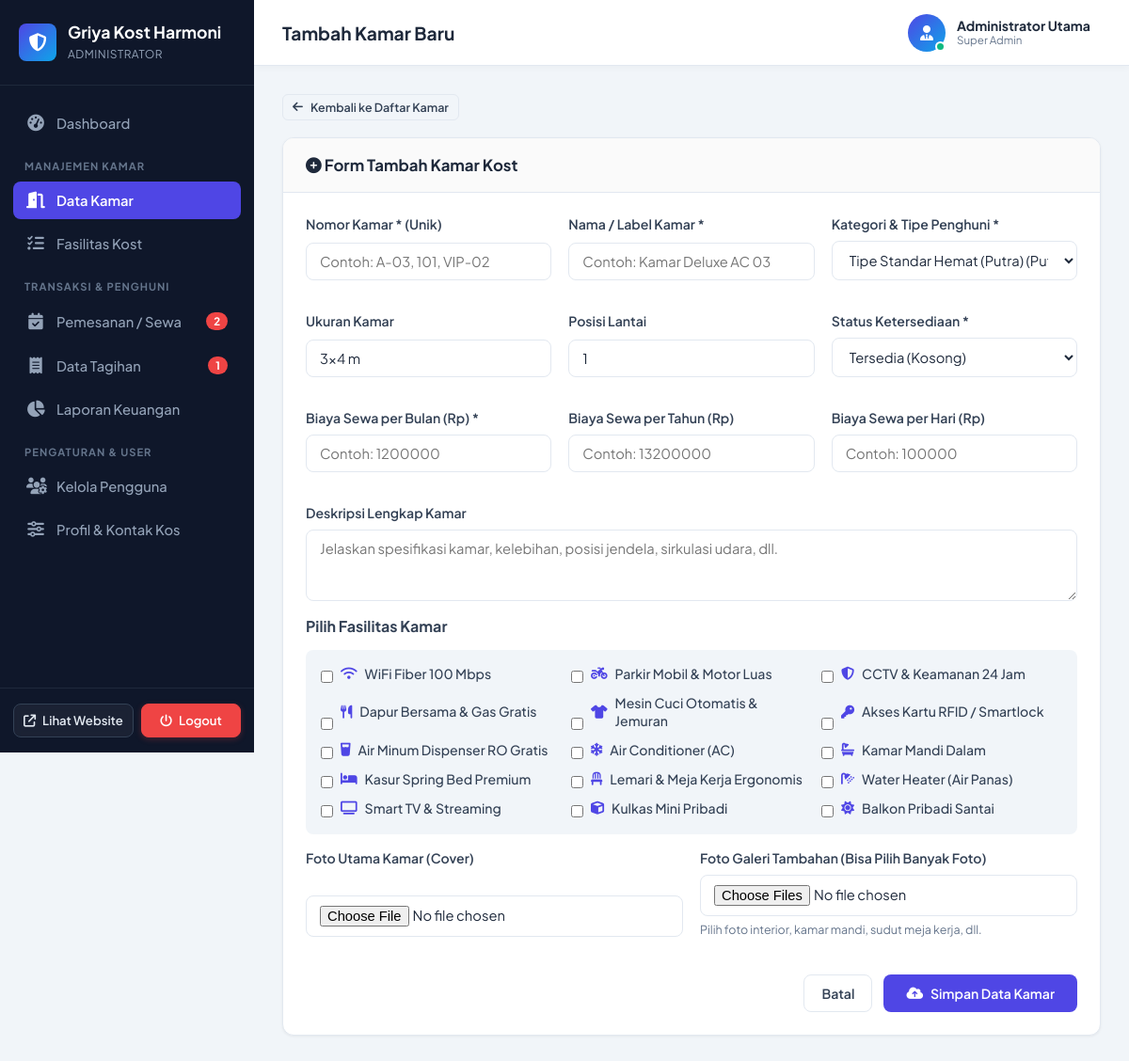
/admin/kamar_tambah.php (signed in), run on the app's committed database.
### tables this page shows
CREATE TABLE `tbl_pengaturan` (
  `id` int(11) NOT NULL AUTO_INCREMENT,
  `nama_kost` varchar(100) NOT NULL DEFAULT 'Griya Kost Harmoni',
  `slogan` varchar(255) DEFAULT 'Hunian Modern, Bersih, Nyaman, Aman, dan Strategis',
  `logo` varchar(255) DEFAULT 'logo.png',
  `banner` varchar(255) DEFAULT 'banner.jpg',
  `deskripsi` text DEFAULT NULL,
  `alamat` text DEFAULT NULL,
  `kota` varchar(100) DEFAULT 'Jakarta Selatan',
  `no_telepon` varchar(20) DEFAULT '021-88997766',
  `no_wa` varchar(20) DEFAULT '081234567890',
  `email` varchar(100) DEFAULT 'kontak@griyakostharmoni.com',
  `nama_bank` varchar(50) DEFAULT 'Bank BCA',
  `no_rekening` varchar(50) DEFAULT '8830129841',
  `atas_nama` varchar(100) DEFAULT 'Griya Kost Harmoni',
  `qris_image` varchar(255) DEFAULT NULL,
  `updated_at` timestamp NOT NULL DEFAULT CURRENT_TIMESTAMP ON UPDATE CURRENT_TIMESTAMP,
  PRIMARY KEY (`id`)
);

CREATE TABLE `tbl_users` (
  `id_user` int(11) NOT NULL AUTO_INCREMENT,
  `username` varchar(50) NOT NULL UNIQUE,
  `password` varchar(255) NOT NULL,
  `nama_lengkap` varchar(100) NOT NULL,
  `email` varchar(100) NOT NULL UNIQUE,
  `no_hp` varchar(20) NOT NULL,
  `role` enum('admin','petugas','pengunjung') NOT NULL DEFAULT 'pengunjung',
  `foto` varchar(255) DEFAULT 'default_user.png',
  `alamat_asal` text DEFAULT NULL,
  `pekerjaan` varchar(100) DEFAULT 'Mahasiswa / Karyawan',
  `no_ktp` varchar(30) DEFAULT NULL,
  `status_aktif` enum('aktif','nonaktif') NOT NULL DEFAULT 'aktif',
  `created_at` timestamp NOT NULL DEFAULT CURRENT_TIMESTAMP,
  PRIMARY KEY (`id_user`)
);

CREATE TABLE `tbl_fasilitas` (
  `id_fasilitas` int(11) NOT NULL AUTO_INCREMENT,
  `nama_fasilitas` varchar(50) NOT NULL,
  `ikon` varchar(50) DEFAULT 'fa-check',
  `tipe` enum('kamar','bersama') NOT NULL DEFAULT 'kamar',
  `keterangan` varchar(255) DEFAULT NULL,
  PRIMARY KEY (`id_fasilitas`)
);

### config/helper.php (called while the page is built, shortened)
<?php
function get_profil_kost($conn) {
    $q = mysqli_query($conn, "SELECT * FROM tbl_pengaturan WHERE id = 1 LIMIT 1");
    if ($q && mysqli_num_rows($q) > 0) {
        return mysqli_fetch_assoc($q);
    }
    return [
        'nama_kost' => 'Griya Kost Harmoni',
        'slogan' => 'Hunian Nyaman & Strategis',
        'logo' => 'logo_default.png',
        'banner' => 'banner_default.jpg',
        'deskripsi' => 'Kost eksklusif fasilitas lengkap',
        'alamat' => 'Jl. Flamboyan No. 45',
        'kota' => 'Jakarta Selatan',
        'no_telepon' => '021-88997766',
        'no_wa' => '081234567890',
        'email' => 'kontak@griyakost.com',
        'nama_bank' => 'Bank BCA',
        'no_rekening' => '8830129841',
        'atas_nama' => 'Griya Kost Harmoni',
        'qris_image' => null
    ];
}
function get_current_user_data($conn) {
    $id = (int)$_SESSION['user_id'];
    $q = mysqli_query($conn, "SELECT * FROM tbl_users WHERE id_user = $id LIMIT 1");
    return ($q && mysqli_num_rows($q) > 0) ? mysqli_fetch_assoc($q) : null;
}
?>

### admin/kamar_tambah.php (the view, shortened to what this page needs)
<?php
require_once __DIR__ . '/../koneksi.php';
require_once __DIR__ . '/../config/helper.php';
$kategori_list = mysqli_query($conn, "SELECT * FROM tbl_kategori_kamar ORDER BY id_kategori ASC");
$fasilitas_list = mysqli_query($conn, "SELECT * FROM tbl_fasilitas ORDER BY tipe DESC, id_fasilitas ASC");
$page_title = "Tambah Kamar Baru";
require_once __DIR__ . '/header.php';
?>
<div style="margin-bottom: 18px;">
    <a href="kamar.php" class="btn btn-outline btn-sm"><i class="fa-solid fa-arrow-left"></i> Kembali ke Daftar Kamar</a>
</div>
<div class="card">
    <div class="card-header">
        <h3 class="card-title"><i class="fa-solid fa-plus-circle"></i> Form Tambah Kamar Kost</h3>
    </div>
    <div class="card-body">
        <form action="kamar_tambah.php" method="POST" enctype="multipart/form-data">
            <div class="form-row">
                <div class="form-group">
                    <label>Nomor Kamar * (Unik)</label>
                    <input type="text" name="nomor_kamar" class="form-control" required placeholder="Contoh: A-03, 101, VIP-02" value="<?= isset($_POST['nomor_kamar']) ? htmlspecialchars($_POST['nomor_kamar']) : '' ?>">
                </div>
                <div class="form-group">
                    <label>Nama / Label Kamar *</label>
                    <input type="text" name="nama_kamar" class="form-control" required placeholder="Contoh: Kamar Deluxe AC 03" value="<?= isset($_POST['nama_kamar']) ? htmlspecialchars($_POST['nama_kamar']) : '' ?>">
                </div>
                <div class="form-group">
                    <label>Kategori & Tipe Penghuni *</label>
                    <select name="id_kategori" class="form-control" required>
                        <?php while ($kat = mysqli_fetch_assoc($kategori_list)): ?>
                            <option value="<?= $kat['id_kategori'] ?>">
                                <?= htmlspecialchars($kat['nama_kategori']) ?> (<?= htmlspecialchars($kat['jenis_penghuni']) ?>)
                            </option>
                        <?php endwhile; ?>
                    </select>
                </div>
            </div>
            <div class="form-row">
                <div class="form-group">
                    <label>Ukuran Kamar</label>
                    <input type="text" name="ukuran" class="form-control" placeholder="Contoh: 3x4 meter" value="3x4 m">
                </div>
                <div class="form-group">
                    <label>Posisi Lantai</label>
                    <input type="number" name="lantai" class="form-control" min="1" value="1">
                </div>
                <div class="form-group">
                    <label>Status Ketersediaan *</label>
                    <select name="status" class="form-control" required>
                        <option value="tersedia">Tersedia (Kosong)</option>
                    </select>
                </div>
            </div>
            <div class="form-row">
                <div class="form-group">
                    <label>Biaya Sewa per Bulan (Rp) *</label>
                    <input type="number" name="harga_per_bulan" class="form-control" required placeholder="Contoh: 1200000" min="0" step="10000">
                </div>
                <div class="form-group">
                    <label>Biaya Sewa per Tahun (Rp)</label>
                    <input type="number" name="harga_per_tahun" class="form-control" placeholder="Contoh: 13200000" min="0" step="50000">
                </div>
                <div class="form-group">
                    <label>Biaya Sewa per Hari (Rp)</label>
                    <input type="number" name="harga_per_hari" class="form-control" placeholder="Contoh: 100000" min="0" step="5000">
                </div>
            </div>
            <div class="form-group">
                <label>Deskripsi Lengkap Kamar</label>
                <textarea name="deskripsi" class="form-control" rows="3" placeholder="Jelaskan spesifikasi kamar, kelebihan, posisi jendela, sirkulasi udara, dll."></textarea>
            </div>
            <div class="form-group" style="margin-top: 10px;">
                <label style="font-size: 1rem; font-weight: 700; margin-bottom: 8px;">Pilih Fasilitas Kamar</label>
                <div style="display: grid; grid-template-columns: repeat(auto-fill, minmax(220px, 1fr)); gap: 10px; background: var(--adm-bg); padding: 16px; border-radius: var(--radius-sm);">
                    <?php if ($fasilitas_list): ?>
                        <?php while ($f = mysqli_fetch_assoc($fasilitas_list)): ?>
                            <label style="display: flex; align-items: center; gap: 8px; font-weight: 500; font-size: 0.88rem; cursor: pointer;">
                                <input type="checkbox" name="fasilitas[]" value="<?= $f['id_fasilitas'] ?>">
                                <i class="fa-solid <?= htmlspecialchars($f['ikon'] ?? 'fa-check') ?>" style="color: var(--adm-primary);"></i>
                                <?= htmlspecialchars($f['nama_fasilitas']) ?>
                            </label>
                        <?php endwhile; ?>
                    <?php endif; ?>
                </div>
            </div>
            <div class="form-row" style="margin-top: 16px;">
                <div class="form-group">
                    <label>Foto Utama Kamar (Cover)</label>
                    <input type="file" name="foto_utama" class="form-control admin-img-input" data-preview-target="previewCover" accept="image/*">
                </div>
                <div class="form-group">
                    <label>Foto Galeri Tambahan (Bisa Pilih Banyak Foto)</label>
                    <input type="file" name="foto_galeri[]" class="form-control" multiple accept="image/*">
                    <small class="form-text">Pilih foto interior, kamar mandi, sudut meja kerja, dll.</small>
                </div>
            </div>
            <div style="margin-top: 24px; display: flex; justify-content: flex-end; gap: 12px;">
                <a href="kamar.php" class="btn btn-outline">Batal</a>
                <button type="submit" name="btn_simpan_kamar" class="btn btn-primary" style="padding: 11px 24px;">
                    <i class="fa-solid fa-cloud-arrow-up"></i> Simpan Data Kamar
                </button>
            </div>
        </form>
    </div>
</div>
<?php require_once __DIR__ . '/footer.php'; ?>

### admin/header.php (shortened to what this page needs)
<?php
require_once __DIR__ . '/../koneksi.php';
require_once __DIR__ . '/../config/helper.php';
$profil = get_profil_kost($conn);
$curr_user = get_current_user_data($conn);
$q_b_count = mysqli_query($conn, "SELECT COUNT(*) as tot FROM tbl_booking WHERE status_booking = 'pending'");
$pending_booking = mysqli_fetch_assoc($q_b_count)['tot'] ?? 0;
$q_t_count = mysqli_query($conn, "SELECT COUNT(*) as tot FROM tbl_tagihan_pembayaran WHERE status_pembayaran = 'menunggu_verifikasi'");
$pending_bayar = mysqli_fetch_assoc($q_t_count)['tot'] ?? 0;
$current_page = basename($_SERVER['PHP_SELF']);
?>
<!DOCTYPE html>
<html lang="id">
<head>
    <link rel="stylesheet" href="../assets/css/admin.css?v=<?= time() ?>">
    <link rel="stylesheet" href="https://cdnjs.cloudflare.com/ajax/libs/font-awesome/6.4.0/css/all.min.css">
</head>
<body>
<div class="admin-layout">
    <aside class="sidebar">
        <div class="sidebar-header">
            <div class="sidebar-logo-icon"><i class="fa-solid fa-shield-halved"></i></div>
            <div>
                <h2 class="sidebar-title"><?= htmlspecialchars($profil['nama_kost']) ?></h2>
                <span class="sidebar-subtitle">Administrator</span>
            </div>
        </div>
        <ul class="sidebar-menu">
            <li class="sidebar-item <?= $current_page == 'index.php' ? 'active' : '' ?>">
                <a href="index.php"><i class="fa-solid fa-gauge-high"></i> Dashboard</a>
            </li>
            <li class="menu-category">Manajemen Kamar</li>
            <li class="sidebar-item <?= in_array($current_page, ['kamar.php', 'kamar_tambah.php', 'kamar_edit.php']) ? 'active' : '' ?>">
                <a href="kamar.php"><i class="fa-solid fa-door-open"></i> Data Kamar</a>
            </li>
            <li class="sidebar-item <?= $current_page == 'fasilitas.php' ? 'active' : '' ?>">
                <a href="fasilitas.php"><i class="fa-solid fa-list-check"></i> Fasilitas Kost</a>
            </li>
            <li class="menu-category">Transaksi & Penghuni</li>
            <li class="sidebar-item <?= $current_page == 'booking.php' ? 'active' : '' ?>">
                <a href="booking.php">
                    <i class="fa-solid fa-calendar-check"></i> Pemesanan / Sewa
                    <?php if ($pending_booking > 0): ?>
                        <span class="sidebar-badge"><?= $pending_booking ?></span>
                    <?php endif; ?>
                </a>
            </li>
            <li class="sidebar-item <?= $current_page == 'tagihan.php' ? 'active' : '' ?>">
                <a href="tagihan.php">
                    <i class="fa-solid fa-receipt"></i> Data Tagihan
                    <?php if ($pending_bayar > 0): ?>
                        <span class="sidebar-badge"><?= $pending_bayar ?></span>
                    <?php endif; ?>
                </a>
            </li>
            <li class="sidebar-item <?= $current_page == 'laporan.php' ? 'active' : '' ?>">
                <a href="laporan.php"><i class="fa-solid fa-chart-pie"></i> Laporan Keuangan</a>
            </li>
            <li class="menu-category">Pengaturan & User</li>
            <li class="sidebar-item <?= $current_page == 'users.php' ? 'active' : '' ?>">
                <a href="users.php"><i class="fa-solid fa-users-gear"></i> Kelola Pengguna</a>
            </li>
            <li class="sidebar-item <?= $current_page == 'profil_kost.php' ? 'active' : '' ?>">
                <a href="profil_kost.php"><i class="fa-solid fa-sliders"></i> Profil & Kontak Kos</a>
            </li>
        </ul>
        <div class="sidebar-footer" style="padding: 16px 14px; border-top: 1px solid #1e293b; display: flex; align-items: center; gap: 8px;">
            <a href="../index.php" target="_blank" class="btn btn-sidebar-web" style="flex: 1; display: inline-flex; align-items: center; justify-content: center; gap: 7px; padding: 9px 10px; font-size: 0.82rem; font-weight: 600; text-decoration: none; border-radius: 8px; background: rgba(255, 255, 255, 0.05); color: #e2e8f0; border: 1px solid #334155;" title="Buka Halaman Depan Website">
                <i class="fa-solid fa-arrow-up-right-from-square"></i> Lihat Website
            </a>
            <a href="../logout.php" class="btn btn-sidebar-logout" style="flex: 1; display: inline-flex; align-items: center; justify-content: center; gap: 7px; padding: 9px 10px; font-size: 0.82rem; font-weight: 600; text-decoration: none; border-radius: 8px; background: #ef4444; color: #ffffff; border: 1px solid #ef4444;" title="Keluar dari Panel Admin">
                <i class="fa-solid fa-power-off"></i> Logout
            </a>
        </div>
    </aside>
    <div class="main-wrapper">
        <header class="topbar">
            <div class="topbar-left">
                <div class="topbar-title">
                    <span><?= isset($page_title) ? $page_title : 'Dashboard Admin' ?></span>
                </div>
            </div>
            <div class="topbar-right">
                <div class="user-profile-btn" style="cursor: default;">
                    <div class="user-avatar" style="background: linear-gradient(135deg, #4f46e5, #0ea5e9); color: #ffffff;">
                        <i class="fa-solid fa-user-tie"></i>
                        <span class="status-pulse-dot"></span>
                    </div>
                    <div class="user-info">
                        <span class="user-name"><?= htmlspecialchars($curr_user['nama_lengkap'] ?? 'Admin') ?></span>
                        <span class="user-role-badge">Super Admin</span>
                    </div>
                </div>
            </div>
        </header>
        <main class="page-content">

### admin/footer.php (shortened to what this page needs)
        </main>
    </div>
</div>
</body>
</html>

### data on the page
tbl_pengaturan: nama_kost "Griya Kost Harmoni"
tbl_users: nama_lengkap "Administrator Utama"
tbl_fasilitas: nama_fasilitas "WiFi Fiber 100 Mbps"
tbl_fasilitas: nama_fasilitas "Parkir Mobil & Motor Luas"
tbl_fasilitas: nama_fasilitas "CCTV & Keamanan 24 Jam"
tbl_fasilitas: nama_fasilitas "Dapur Bersama & Gas Gratis"
tbl_fasilitas: nama_fasilitas "Mesin Cuci Otomatis & Jemuran"
tbl_fasilitas: nama_fasilitas "Akses Kartu RFID / Smartlock"
tbl_fasilitas: nama_fasilitas "Air Minum Dispenser RO Gratis"
tbl_fasilitas: nama_fasilitas "Air Conditioner (AC)"
tbl_fasilitas: nama_fasilitas "Kamar Mandi Dalam"
tbl_fasilitas: nama_fasilitas "Kasur Spring Bed Premium"
tbl_fasilitas: nama_fasilitas "Lemari & Meja Kerja Ergonomis"
tbl_fasilitas: nama_fasilitas "Water Heater (Air Panas)"
tbl_fasilitas: nama_fasilitas "Smart TV & Streaming"
tbl_fasilitas: nama_fasilitas "Kulkas Mini Pribadi"
tbl_fasilitas: nama_fasilitas "Balkon Pribadi Santai"

### other printed values
$pending_booking "2"
$pending_bayar "1"
$page_title "Tambah Kamar Baru"
form field id_kategori "Tipe Standar Hemat (Putra) (Putra)"
